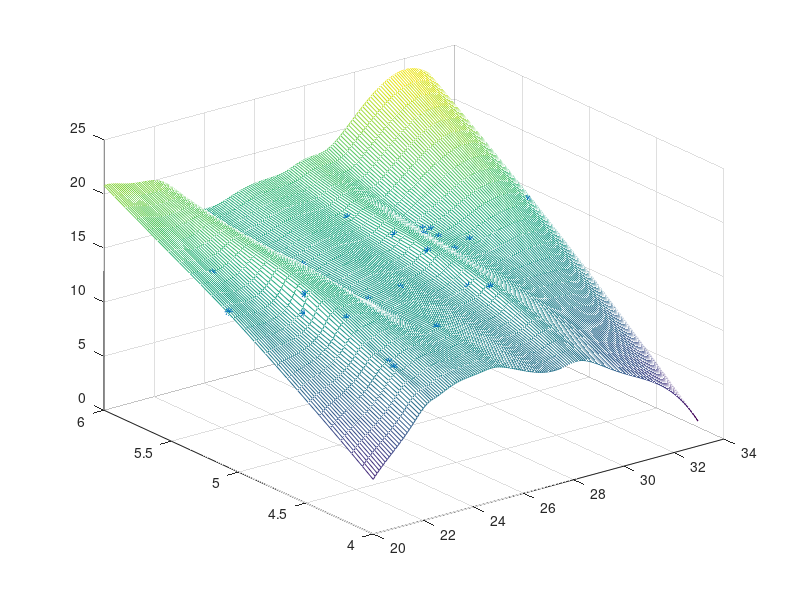

Write the MATLAB code that produced this figure.
clear
clc

%导入参数
y	=[15.02	12.62	14.86	13.98	15.91	12.47	15.8	14.32	13.76	15.18	14.2	17.07	15.4	15.94	14.33	15.11	13.81	15.58	15.85	15.28	16.4	15.02	15.73	14.75	14.35];
x1	=[23.73	22.34	28.84	27.67	20.83	22.27	27.57	28.01	24.79	28.96	25.77	23.17	28.57	23.52	21.86	28.95	24.53	27.65	27.29	29.07	32.47	29.65	22.11	22.43	20.04];
x2	=[5.49	4.32	5.04	4.72	5.35	4.27	5.25	4.62	4.42	5.3     4.87	5.8     5.22	5.18	4.86	5.18	4.88	5.02	5.55	5.26	5.18	5.08	4.9     4.65	5.08];

%插值补偿
[X1,X2]=meshgrid(20:0.08:33,4:0.08:6);

Y=griddata(x1,x2,y,X1,X2,'v4');
mesh(X1,X2,Y)
hold on
plot3(x1,x2,y,'*')